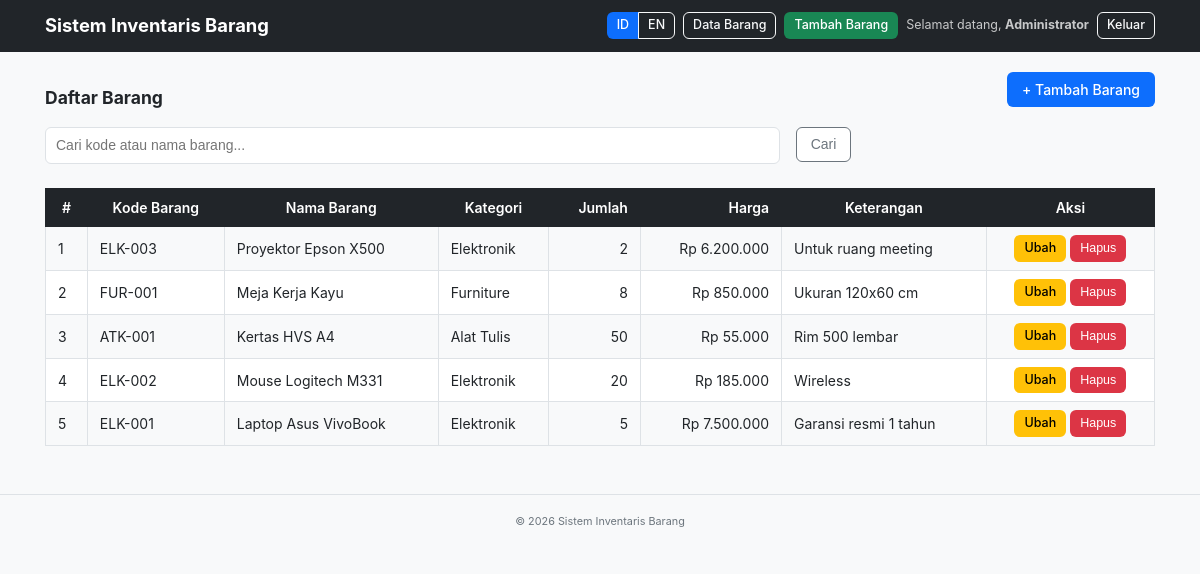
/index.php (signed in), run on the app's committed database.
### tables this page shows
CREATE TABLE IF NOT EXISTS barang (
    id INT AUTO_INCREMENT PRIMARY KEY,
    kode_barang VARCHAR(50) NOT NULL UNIQUE,
    nama_barang VARCHAR(150) NOT NULL,
    kategori VARCHAR(50) NOT NULL,
    jumlah INT NOT NULL DEFAULT 0,
    harga DECIMAL(15,2) NOT NULL DEFAULT 0,
    keterangan TEXT,
    created_at TIMESTAMP DEFAULT CURRENT_TIMESTAMP,
    updated_at TIMESTAMP DEFAULT CURRENT_TIMESTAMP ON UPDATE CURRENT_TIMESTAMP
);

### config/lang.php (called while the page is built, shortened)
<?php
$lang = $_SESSION['lang'] ?? 'id';
$langFile = __DIR__ . '/../lang/' . $lang . '.php';
$t = file_exists($langFile) ? require $langFile : require __DIR__ . '/../lang/id.php';
if (!function_exists('kategoriLabel')) {
    function kategoriLabel($key)
    {
        global $t;
        $map = [
            'elektronik' => 'kat_elektronik',
            'atk'        => 'kat_atk',
            'furniture'  => 'kat_furniture',
            'lainnya'    => 'kat_lainnya',
        ];
        return $t[$map[$key] ?? ''] ?? $key;
    }
}

### index.php (the view, shortened to what this page needs)
<?php
require_once 'config/config.php';
$search = trim($_GET['q'] ?? '');
if ($search !== '') {
    $stmt = $conn->prepare("SELECT * FROM barang
                            WHERE kode_barang LIKE ? OR nama_barang LIKE ?
                            ORDER BY id DESC");
    $like = '%' . $search . '%';
    $stmt->bind_param('ss', $like, $like);
    $stmt->execute();
    $result = $stmt->get_result();
} else {
    $result = $conn->query("SELECT * FROM barang ORDER BY id DESC");
}
?>
<?php include 'includes/header.php'; ?>
<div class="d-flex justify-content-between align-items-center mb-3 flex-wrap gap-2">
    <h3 class="mb-0"><?= htmlspecialchars($t['barang_list']) ?></h3>
    <a href="create.php" class="btn btn-primary">+ <?= htmlspecialchars($t['add_new']) ?></a>
</div>
<form class="row g-2 mb-3" method="get" action="index.php">
    <div class="col-md-8">
        <input type="text" name="q" class="form-control"
               placeholder="<?= htmlspecialchars($t['search_placeholder']) ?>"
               value="<?= htmlspecialchars($search) ?>">
    </div>
    <div class="col-md-2">
        <button class="btn btn-outline-secondary w-100"><?= htmlspecialchars($t['search']) ?></button>
    </div>
</form>
<div class="table-responsive table-card">
    <table class="table table-striped table-bordered align-middle bg-white">
        <thead class="table-dark">
            <tr>
                <th>#</th>
                <th><?= htmlspecialchars($t['kode']) ?></th>
                <th><?= htmlspecialchars($t['nama']) ?></th>
                <th><?= htmlspecialchars($t['kategori']) ?></th>
                <th class="text-end"><?= htmlspecialchars($t['jumlah']) ?></th>
                <th class="text-end"><?= htmlspecialchars($t['harga']) ?></th>
                <th><?= htmlspecialchars($t['keterangan']) ?></th>
                <th class="text-center"><?= htmlspecialchars($t['aksi']) ?></th>
            </tr>
        </thead>
        <tbody>
        <?php if ($result && $result->num_rows > 0): $no = 1; ?>
            <?php while ($row = $result->fetch_assoc()): ?>
                <tr>
                    <td data-label="#"><?= $no++ ?></td>
                    <td data-label="<?= htmlspecialchars($t['kode']) ?>"><?= htmlspecialchars($row['kode_barang']) ?></td>
                    <td data-label="<?= htmlspecialchars($t['nama']) ?>"><?= htmlspecialchars($row['nama_barang']) ?></td>
                    <td data-label="<?= htmlspecialchars($t['kategori']) ?>"><?= htmlspecialchars(kategoriLabel($row['kategori'])) ?></td>
                    <td data-label="<?= htmlspecialchars($t['jumlah']) ?>" class="text-end"><?= (int)$row['jumlah'] ?></td>
                    <td data-label="<?= htmlspecialchars($t['harga']) ?>" class="text-end">Rp <?= number_format((float)$row['harga'], 0, ',', '.') ?></td>
                    <td data-label="<?= htmlspecialchars($t['keterangan']) ?>"><?= htmlspecialchars($row['keterangan']) ?></td>
                    <td data-label="" class="text-center text-nowrap">
                        <a href="edit.php?id=<?= (int)$row['id'] ?>"
                           class="btn btn-sm btn-warning"><?= htmlspecialchars($t['edit']) ?></a>
                        <form action="delete.php" method="post" class="d-inline"
                              onsubmit="return confirm('<?= htmlspecialchars($t['confirm_delete']) ?>');">
                            <button type="submit" class="btn btn-sm btn-danger">
                                <?= htmlspecialchars($t['delete']) ?>
                            </button>
                        </form>
                    </td>
                </tr>
            <?php endwhile; ?>
        <?php else: ?>
            <tr>
                <td colspan="8" data-label="" class="text-center text-muted"><?= htmlspecialchars($t['no_data']) ?></td>
            </tr>
        <?php endif; ?>
        </tbody>
    </table>
</div>
<?php include 'includes/footer.php'; ?>

### includes/header.php (shortened to what this page needs)
<?php
$isLoggedIn  = isset($_SESSION['user_id']);
$currentLang = $_SESSION['lang'] ?? 'id';
?>
<!DOCTYPE html>
<html lang="<?= htmlspecialchars($currentLang) ?>">
<head>
    <link rel="stylesheet" href="assets/style.css">
</head>
<body class="bg-light">
<nav class="navbar navbar-expand-lg navbar-dark bg-dark mb-3">
    <div class="container">
        <a class="navbar-brand fw-bold" href="index.php"><?= htmlspecialchars($t['app_name']) ?></a>
        <div class="d-flex align-items-center gap-2">
            <div class="btn-group btn-group-sm" role="group">
                <a href="switch_lang.php?lang=id"
                   class="btn btn-<?= $currentLang === 'id' ? 'primary' : 'outline-light' ?>">ID</a>
                <a href="switch_lang.php?lang=en"
                   class="btn btn-<?= $currentLang === 'en' ? 'primary' : 'outline-light' ?>">EN</a>
            </div>
            <?php if ($isLoggedIn): ?>
                <a class="btn btn-sm btn-outline-light" href="index.php"><?= htmlspecialchars($t['nav_barang']) ?></a>
                <a class="btn btn-sm btn-success" href="create.php"><?= htmlspecialchars($t['nav_add']) ?></a>
                <span class="text-white-50 small">
                    <?= htmlspecialchars($t['welcome']) ?>, <strong><?= htmlspecialchars($_SESSION['nama'] ?? '') ?></strong>
                </span>
                <a class="btn btn-sm btn-outline-light" href="logout.php"><?= htmlspecialchars($t['logout']) ?></a>
            <?php endif; ?>
        </div>
    </div>
</nav>
<main class="container mb-5">

### includes/footer.php (shortened to what this page needs)
</main>
<footer class="text-center text-muted py-3 border-top">
    <small>&copy; <?= date('Y') ?> <?= htmlspecialchars($t['app_name']) ?></small>
</footer>
</body>
</html>

### assets/style.css (style rules this page uses)
:root { --primary: #0d6efd; --success: #198754; --warning: #ffc107; --danger: #dc3545; --dark: #212529; --light: #f8f9fa; --muted: #6c757d; --border: #dee2e6; --radius: 6px; --shadow: 0 1px 3px rgba(0, 0, 0, .08); }
* { box-sizing: border-box; }
html, body { margin: 0; padding: 0; }
body { font-family: -apple-system, BlinkMacSystemFont, "Segoe UI", Roboto, "Helvetica Neue", Arial, sans-serif; font-size: 15px; line-height: 1.5; color: #212529; background: var(--light); }
a { color: var(--primary); text-decoration: none; }
main { padding: 1rem 0; }
.container { width: 100%; max-width: 1140px; margin: 0 auto; padding: 0 15px; }
.navbar { background: var(--dark); color: #fff; padding: 12px 0; margin-bottom: 1rem; }
.navbar .container { display: flex; flex-wrap: wrap; align-items: center; justify-content: space-between; gap: 12px; }
.navbar-brand { font-size: 1.15rem; font-weight: 700; color: #fff; }
.btn { display: inline-block; padding: 6px 14px; font-size: 14px; font-weight: 500; line-height: 1.5; text-align: center; border: 1px solid transparent; border-radius: var(--radius); cursor: pointer; background: transparent; color: #212529; transition: background .15s, border-color .15s, color .15s; white-space: nowrap; }
.btn-sm { padding: 3px 9px; font-size: 12.5px; }
.btn-primary { background: var(--primary); color: #fff; }
.btn-success { background: var(--success); color: #fff; }
.btn-warning { background: var(--warning); color: #000; }
.btn-danger { background: var(--danger); color: #fff; }
.btn-outline-light { border-color: #f8f9fa; color: #f8f9fa; background: transparent; }
.btn-outline-secondary { border-color: #6c757d; color: #6c757d; background: #fff; }
.btn-group { display: inline-flex; }
.btn-group > .btn { border-radius: 0; margin-left: -1px; }
.btn-group > .btn:first-child { border-radius: var(--radius) 0 0 var(--radius); margin-left: 0; }
.btn-group > .btn:last-child { border-radius: 0 var(--radius) var(--radius) 0; }
.btn-group-sm > .btn { padding: 3px 9px; font-size: 12.5px; }
.form-control, .form-select { display: block; width: 100%; padding: 7px 10px; font-size: 14px; line-height: 1.5; color: #212529; background: #fff; border: 1px solid var(--border); border-radius: var(--radius); transition: border-color .15s, box-shadow .15s; }
.table-responsive { overflow-x: auto; }
.table { width: 100%; border-collapse: collapse; background: #fff; font-size: 14px; }
.table th, .table td { padding: 8px 12px; border: 1px solid var(--border); vertical-align: middle; }
.table thead th { font-weight: 600; }
.table-dark th { background: var(--dark); color: #fff; border-color: var(--dark); }
.table-striped tbody tr:nth-child(odd) { background: #f8f9fa; }
.table-bordered { border: 1px solid var(--border); }
.row { display: flex; flex-wrap: wrap; margin: 0 -8px; }
.row > * { padding: 0 8px; }
.g-2 > * { margin-bottom: 8px; }
.col-12, .col-md-3, .col-md-5, .col-md-6, .col-md-8, .col-lg-8 { flex: 0 0 100%; max-width: 100%; }
@media (min-width: 768px) { .col-md-8 { flex: 0 0 66.6667%; max-width: 66.6667%; } }
.d-flex { display: flex; }
.d-inline { display: inline; }
.flex-wrap { flex-wrap: wrap; }
.justify-content-between { justify-content: space-between; }
.align-items-center { align-items: center; }
.gap-2 { gap: .5rem; }
.w-100 { width: 100%; }
.text-center { text-align: center; }
.text-end { text-align: right; }
.text-muted { color: var(--muted); }
.text-white-50 { color: rgba(255, 255, 255, .75); }
.text-nowrap { white-space: nowrap; }
.fw-bold { font-weight: 700; }
.small { font-size: 12.5px; }
.mb-0 { margin-bottom: 0; }
.mb-3 { margin-bottom: 1rem; }
.mb-5 { margin-bottom: 3rem; }
.py-3 { padding: 1rem 0; }
.border-top { border-top: 1px solid var(--border); }
.bg-light { background: var(--light); }
.bg-white { background: #fff; }
.bg-dark { background: var(--dark); }
footer { color: var(--muted); font-size: 13px; }

### data on the page
barang: kode_barang "ELK-003", nama_barang "Proyektor Epson X500", kategori "Elektronik", jumlah "2", harga "6.200.000", keterangan "Untuk ruang meeting"
barang: kode_barang "FUR-001", nama_barang "Meja Kerja Kayu", kategori "Furniture", jumlah "8", harga "850.000", keterangan "Ukuran 120x60 cm"
barang: kode_barang "ATK-001", nama_barang "Kertas HVS A4", kategori "Alat Tulis", jumlah "50", harga "55.000", keterangan "Rim 500 lembar"
barang: kode_barang "ELK-002", nama_barang "Mouse Logitech M331", kategori "Elektronik", jumlah "20", harga "185.000", keterangan "Wireless"
barang: kode_barang "ELK-001", nama_barang "Laptop Asus VivoBook", kategori "Elektronik", jumlah "5", harga "7.500.000", keterangan "Garansi resmi 1 tahun"

### other printed values
$t['app_name'] "Sistem Inventaris Barang"
$t['nav_barang'] "Data Barang"
$t['nav_add'] "Tambah Barang"
$t['welcome'] "Selamat datang"
$_SESSION['nama'] "Administrator"
$t['logout'] "Keluar"
$t['barang_list'] "Daftar Barang"
$t['add_new'] "Tambah Barang"
$t['search'] "Cari"
$t['kode'] "Kode Barang"
$t['nama'] "Nama Barang"
$t['kategori'] "Kategori"
$t['jumlah'] "Jumlah"
$t['harga'] "Harga"
$t['keterangan'] "Keterangan"
